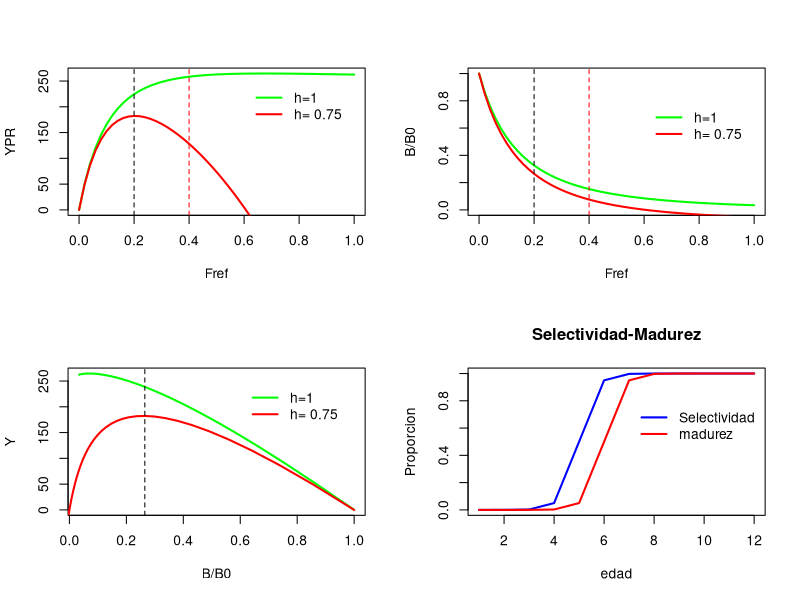

This chart was generated by the following R code:
rm(list=ls()) # comando para limpiar


# Parametros biologicos
M=0.2
Tmax=12
A50=5 
A95=6
R0=1
dts=0.8
Loo=150
k=0.15
t0=-0.5
aw=0.001
bw=3.0
A50m=6
A95m=7
h=0.75


# vectores biologicos
edad=seq(1,Tmax)
Ledad=Loo*(1-exp(-k*(edad-t0)))
wedad=aw*Ledad^bw
N=rep(0,Tmax)
Om=1/(1+exp(-log(19)*(edad-A50m)/(A95m-A50m))) #modelo logístico a la edad
Sel=1/(1+exp(-log(19)*(edad-A50)/(A95-A50))) # selectividad


Fref=seq(0,5*M,M/10) # genera un vector de valores de F
YPR=rep(0,length(Fref))
BPR=rep(0,length(Fref))
YPR_eq=rep(0,length(Fref))
BPR_eq=rep(0,length(Fref))
Reclu=rep(0,length(Fref))


for (i in 1:length(Fref)){

  
F=Fref[i]*Sel
Z=F+M

# dinámica para B0
N[1]=R0

for (a in 2:Tmax){
  N[a]=N[a-1]*exp(-M)
}

N[Tmax]=N[Tmax]/(1-exp(-M)) # número del grupo pl
B0=sum(N*wedad*Om*exp(-M*dts))


# dinámica en F

N[1]=R0

for (a in 2:Tmax){
  N[a]=N[a-1]*exp(-Z[a-1])
}

N[Tmax]=N[Tmax]/(1-exp(-Z[Tmax]))

C=F/Z*N*(1-exp(-Z))

YPR[i]=sum(C*wedad) #Rendimiento
BPR[i]=sum(N*wedad*Om*exp(-Z*dts)) #Biomasa desovante


}

B0=BPR[1]
alfa=4*h*R0/(5*h-1);
beta=(1-h)/(5*h-1)*B0;


BPR_eq=alfa*BPR-beta #Biomasa en equilibrio a largo plazo
Reclu=alfa*BPR_eq/(beta+BPR_eq) #Reclutamiento
YPR_eq=YPR*Reclu #Rendiento en equilibrio a largo plazo





par(mfrow = c(2, 2))

id=which(YPR_eq==max(YPR_eq))
  
plot(Fref,YPR,type="l",col="green",lwd=2)
lines(Fref,YPR_eq,col="red",lwd=2)
legend(0.6,250,c("h=1",paste("h=",h)),bty="n",col=c("green","red"),lty=1,lwd=2)
abline(v=Fref[id],lty=2)
abline(v=2*M,lty=2,col="red")

plot(Fref,BPR/BPR[1],type="l",col="green",lwd=2,ylim=c(0,1),ylab="B/B0")
lines(Fref,BPR_eq/BPR_eq[1],col="red",lwd=2)
legend(0.6,0.8,c("h=1",paste("h=",h)),bty="n",col=c("green","red"),lty=1,lwd=2)
abline(v=Fref[id],lty=2)
abline(v=2*M,lty=2,col="red")

plot(BPR/BPR[1],YPR,type="l",col="green",lwd=2,xlab="B/B0",ylab="Y")
lines(BPR_eq/BPR_eq[1],YPR_eq,col="red",lwd=2)
legend(0.6,250,c("h=1",paste("h=",h)),bty="n",col=c("green","red"),lty=1,lwd=2)
abline(v=BPR_eq[id]/BPR_eq[1],lty=2)


plot(edad,Sel,type="l",col="blue",ylab="Proporcion",main="Selectividad-Madurez",lwd=2)
lines(edad,Om,col="red",lwd=2)
legend(7,0.8,c("Selectividad","madurez"),bty="n",col=c("blue","red"),lty=1,lwd=2)


print(data.frame(F=Fref,BPR=BPR,YPR=YPR,BPR_eq=BPR_eq,YPR_eq=YPR_eq,pB0=BPR/BPR[1],pB0eq=BPR_eq/BPR_eq[1]))



